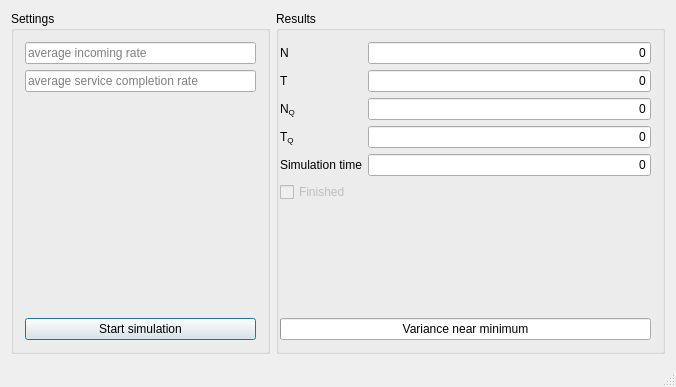
<?xml version="1.0" encoding="UTF-8"?>
<ui version="4.0">
 <class>MainWindow</class>
 <widget class="QMainWindow" name="MainWindow">
  <property name="geometry">
   <rect>
    <x>0</x>
    <y>0</y>
    <width>676</width>
    <height>387</height>
   </rect>
  </property>
  <property name="windowTitle">
   <string>VSSim</string>
  </property>
  <widget class="QWidget" name="centralWidget">
   <layout class="QHBoxLayout" name="horizontalLayout">
    <item>
     <widget class="QGroupBox" name="verticalGroupBox">
      <property name="sizePolicy">
       <sizepolicy hsizetype="Preferred" vsizetype="Preferred">
        <horstretch>2</horstretch>
        <verstretch>0</verstretch>
       </sizepolicy>
      </property>
      <property name="title">
       <string>Settings</string>
      </property>
      <layout class="QVBoxLayout" name="verticalLayout">
       <item>
        <widget class="QLineEdit" name="incomingRate">
         <property name="placeholderText">
          <string>average incoming rate</string>
         </property>
        </widget>
       </item>
       <item>
        <widget class="QLineEdit" name="serviceRate">
         <property name="placeholderText">
          <string>average service completion rate</string>
         </property>
        </widget>
       </item>
       <item>
        <spacer name="horizontalSpacer_2">
         <property name="orientation">
          <enum>Qt::Horizontal</enum>
         </property>
         <property name="sizeHint" stdset="0">
          <size>
           <width>40</width>
           <height>20</height>
          </size>
         </property>
        </spacer>
       </item>
       <item>
        <spacer name="verticalSpacer_2">
         <property name="orientation">
          <enum>Qt::Vertical</enum>
         </property>
         <property name="sizeHint" stdset="0">
          <size>
           <width>20</width>
           <height>40</height>
          </size>
         </property>
        </spacer>
       </item>
       <item>
        <widget class="QPushButton" name="startSimulationButton">
         <property name="text">
          <string>Start simulation</string>
         </property>
         <property name="default">
          <bool>true</bool>
         </property>
        </widget>
       </item>
      </layout>
     </widget>
    </item>
    <item>
     <widget class="QGroupBox" name="verticalGroupBox_2">
      <property name="sizePolicy">
       <sizepolicy hsizetype="Preferred" vsizetype="Preferred">
        <horstretch>3</horstretch>
        <verstretch>0</verstretch>
       </sizepolicy>
      </property>
      <property name="title">
       <string>Results</string>
      </property>
      <layout class="QVBoxLayout" name="verticalLayout_2">
       <property name="spacing">
        <number>-1</number>
       </property>
       <property name="sizeConstraint">
        <enum>QLayout::SetDefaultConstraint</enum>
       </property>
       <property name="leftMargin">
        <number>1</number>
       </property>
       <item>
        <layout class="QFormLayout" name="formLayout">
         <property name="fieldGrowthPolicy">
          <enum>QFormLayout::ExpandingFieldsGrow</enum>
         </property>
         <property name="formAlignment">
          <set>Qt::AlignRight|Qt::AlignTop|Qt::AlignTrailing</set>
         </property>
         <property name="topMargin">
          <number>0</number>
         </property>
         <item row="1" column="0">
          <widget class="QLabel" name="label_2">
           <property name="text">
            <string>T</string>
           </property>
          </widget>
         </item>
         <item row="1" column="1">
          <widget class="QLineEdit" name="valueT">
           <property name="text">
            <string>0</string>
           </property>
           <property name="alignment">
            <set>Qt::AlignRight|Qt::AlignTrailing|Qt::AlignVCenter</set>
           </property>
           <property name="readOnly">
            <bool>true</bool>
           </property>
          </widget>
         </item>
         <item row="2" column="0">
          <widget class="QLabel" name="label_3">
           <property name="text">
            <string>&lt;html&gt;&lt;head/&gt;&lt;body&gt;&lt;p&gt;N&lt;span style=&quot; vertical-align:sub;&quot;&gt;Q&lt;/span&gt;&lt;/p&gt;&lt;/body&gt;&lt;/html&gt;</string>
           </property>
          </widget>
         </item>
         <item row="2" column="1">
          <widget class="QLineEdit" name="valueNQ">
           <property name="text">
            <string>0</string>
           </property>
           <property name="alignment">
            <set>Qt::AlignRight|Qt::AlignTrailing|Qt::AlignVCenter</set>
           </property>
           <property name="readOnly">
            <bool>true</bool>
           </property>
          </widget>
         </item>
         <item row="3" column="0">
          <widget class="QLabel" name="label_4">
           <property name="text">
            <string>&lt;html&gt;&lt;head/&gt;&lt;body&gt;&lt;p&gt;T&lt;span style=&quot; vertical-align:sub;&quot;&gt;Q&lt;/span&gt;&lt;/p&gt;&lt;/body&gt;&lt;/html&gt;</string>
           </property>
          </widget>
         </item>
         <item row="3" column="1">
          <widget class="QLineEdit" name="valueTQ">
           <property name="text">
            <string>0</string>
           </property>
           <property name="alignment">
            <set>Qt::AlignRight|Qt::AlignTrailing|Qt::AlignVCenter</set>
           </property>
           <property name="readOnly">
            <bool>true</bool>
           </property>
          </widget>
         </item>
         <item row="4" column="0">
          <widget class="QLabel" name="label_5">
           <property name="text">
            <string>Simulation time</string>
           </property>
          </widget>
         </item>
         <item row="4" column="1">
          <widget class="QLineEdit" name="simTime">
           <property name="text">
            <string>0</string>
           </property>
           <property name="alignment">
            <set>Qt::AlignRight|Qt::AlignTrailing|Qt::AlignVCenter</set>
           </property>
           <property name="readOnly">
            <bool>true</bool>
           </property>
          </widget>
         </item>
         <item row="0" column="1">
          <widget class="QLineEdit" name="valueN">
           <property name="text">
            <string>0</string>
           </property>
           <property name="alignment">
            <set>Qt::AlignRight|Qt::AlignTrailing|Qt::AlignVCenter</set>
           </property>
           <property name="readOnly">
            <bool>true</bool>
           </property>
          </widget>
         </item>
         <item row="0" column="0">
          <widget class="QLabel" name="label">
           <property name="text">
            <string>N</string>
           </property>
          </widget>
         </item>
        </layout>
       </item>
       <item>
        <widget class="QCheckBox" name="checkBox">
         <property name="enabled">
          <bool>false</bool>
         </property>
         <property name="text">
          <string>Finished</string>
         </property>
         <property name="checkable">
          <bool>true</bool>
         </property>
         <property name="tristate">
          <bool>false</bool>
         </property>
        </widget>
       </item>
       <item>
        <spacer name="horizontalSpacer">
         <property name="orientation">
          <enum>Qt::Horizontal</enum>
         </property>
         <property name="sizeHint" stdset="0">
          <size>
           <width>40</width>
           <height>20</height>
          </size>
         </property>
        </spacer>
       </item>
       <item>
        <spacer name="verticalSpacer">
         <property name="orientation">
          <enum>Qt::Vertical</enum>
         </property>
         <property name="sizeHint" stdset="0">
          <size>
           <width>20</width>
           <height>40</height>
          </size>
         </property>
        </spacer>
       </item>
       <item>
        <widget class="QProgressBar" name="progressBar">
         <property name="value">
          <number>0</number>
         </property>
         <property name="format">
          <string>Variance near minimum</string>
         </property>
        </widget>
       </item>
      </layout>
     </widget>
    </item>
   </layout>
  </widget>
  <widget class="QMenuBar" name="menuBar">
   <property name="geometry">
    <rect>
     <x>0</x>
     <y>0</y>
     <width>676</width>
     <height>21</height>
    </rect>
   </property>
  </widget>
  <widget class="QStatusBar" name="statusBar"/>
 </widget>
 <layoutdefault spacing="6" margin="11"/>
 <tabstops>
  <tabstop>startSimulationButton</tabstop>
  <tabstop>valueT</tabstop>
  <tabstop>valueNQ</tabstop>
  <tabstop>incomingRate</tabstop>
  <tabstop>serviceRate</tabstop>
 </tabstops>
 <resources/>
 <connections/>
</ui>
